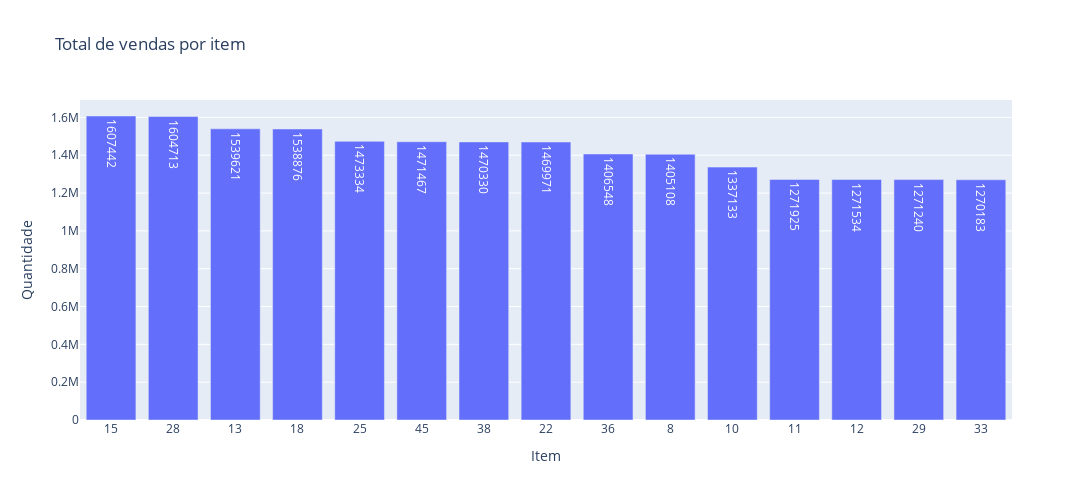

The cell this chart's notebook holds for it:
### Markdown cell above
##### 2.4) Variação de vendas entre os itens

### Code cell
sr_sales = df_sales.groupby('item')['sales'].sum()
sr_sales.sort_values(ascending=False, inplace=True)

fig = go.Figure()
fig.add_trace(go.Bar(
    x=sr_sales.index.astype(str)[0:15], 
    y=sr_sales.values[0:15],
    text=sr_sales.values[0:15],
))

fig.update_layout(
        title='<span>Total de vendas por item</span>', 
        autosize=False,
        width=1300,
        height=500,
        yaxis=dict(title='<span>Quantidade</span>'),
        xaxis=dict(title='<span>Item</span>')
    )

fig.show()

### Figure 1 — Plotly figure (JSON) as saved in the notebook; plotly's stock layout.template omitted (floating-point values rounded to 4 significant figures)
{"data": [{"text": [1607442, 1604713, 1539621, 1538876, 1473334, 1471467, 1470330, 1469971, 1406548, 1405108, 1337133, 1271925, 1271534, 1271240, 1270183], "type": "bar", "x": ["15", "28", "13", "18", "25", "45", "38", "22", "36", "8", "10", "11", "12", "29", "33"], "y": [1607442, 1604713, 1539621, 1538876, 1473334, 1471467, 1470330, 1469971, 1406548, 1405108, 1337133, 1271925, 1271534, 1271240, 1270183]}], "layout": {"autosize": false, "height": 500, "title": {"text": "<span>Total de vendas por item</span>"}, "width": 1300, "xaxis": {"title": {"text": "<span>Item</span>"}}, "yaxis": {"title": {"text": "<span>Quantidade</span>"}}}}
